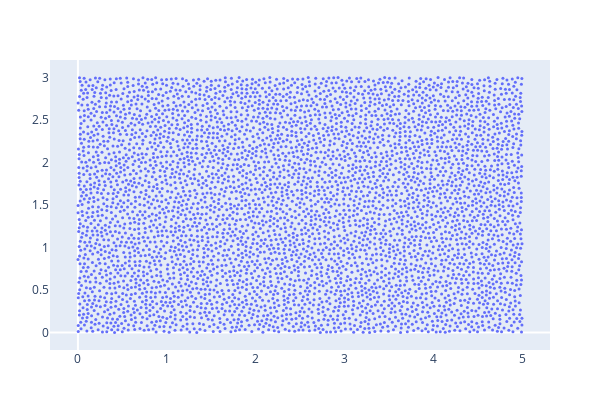

Write notebook code for a chart like this one.
### Code cell
vector_of_samples = Poisson_disk_sampling(;width =5.0, height=3.0, radius=0.045, k=30)
xcoords = [p[1] for p in vector_of_samples]
ycoords = [p[2] for p in vector_of_samples]
fig1 = Plot(scatter(x=xcoords, y=ycoords, mode="markers", marker_size=3), 
            Layout(width=600, height=400, 
                   xaxis_showgrid=false, yaxis_showgrid=false))
display(fig1)

### Figure 1 — Plotly figure (JSON) as saved in the notebook; plotly's stock layout.template omitted (floating-point values rounded to 4 significant figures; data arrays with more than 128 entries replaced by an {"elided": "..."} marker saying what was removed)
{"data": [{"marker": {"size": 3}, "mode": "markers", "type": "scatter", "x": {"elided": "4578 float values"}, "y": {"elided": "4578 float values"}}], "layout": {"height": 400, "margin": {"b": 50, "l": 50, "r": 50, "t": 60}, "width": 600, "xaxis": {"showgrid": false}, "yaxis": {"showgrid": false}}}
